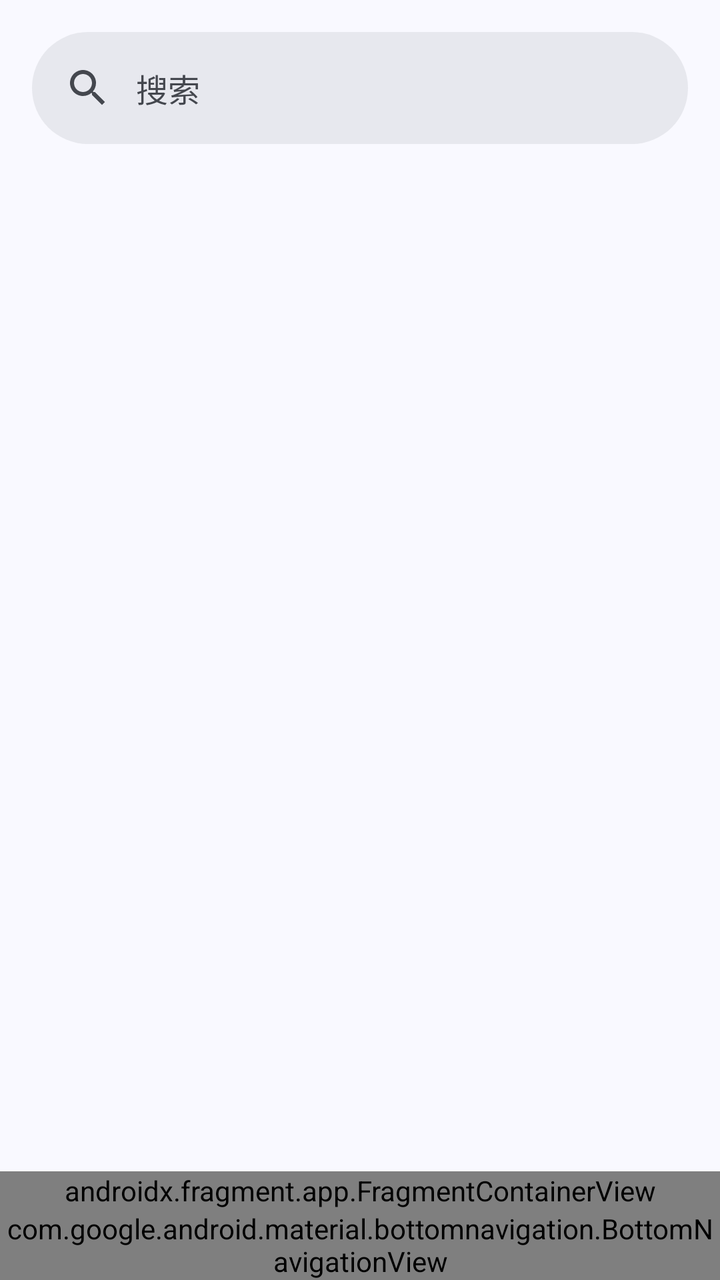
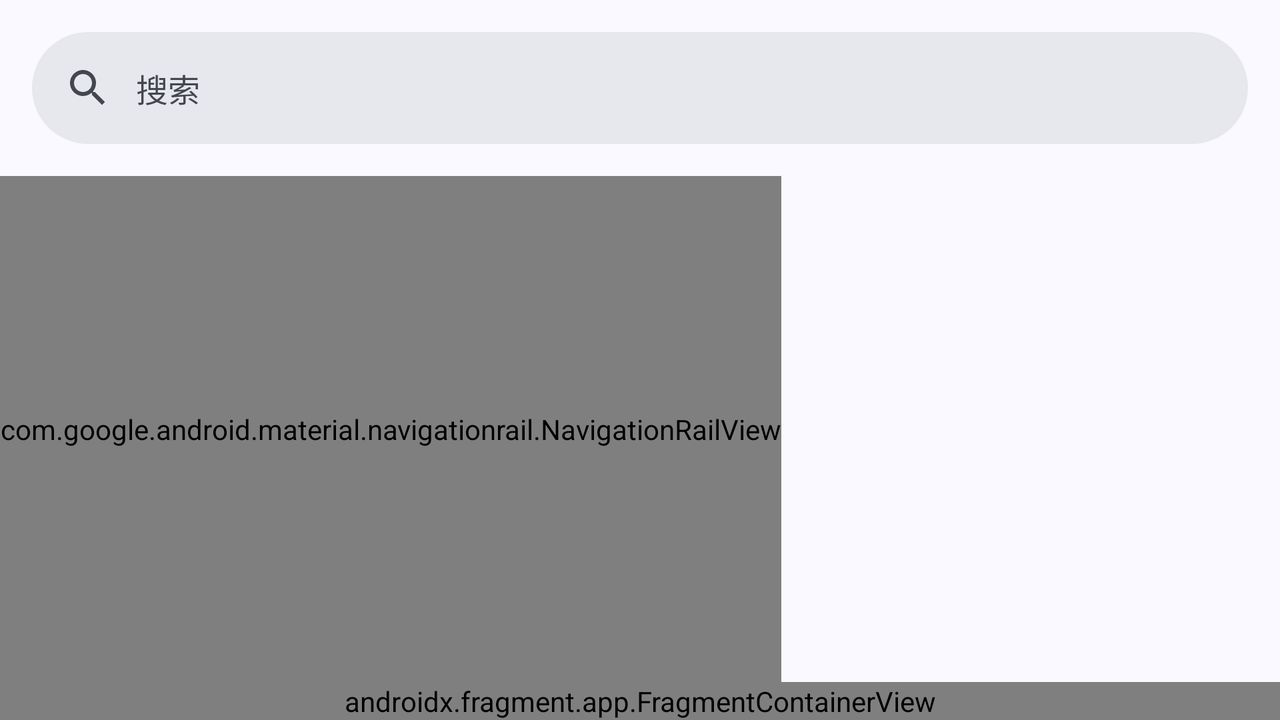

One screen, two layout resources from the same app: the default and the repository's alternative for another configuration. Each is rendered where Android would select it; the XML of both is given below.
<!-- AndroidManifest.xml: application theme Theme.muqing -->
<!-- res/layout/activity_home.xml -->
<?xml version="1.0" encoding="utf-8"?>
<androidx.drawerlayout.widget.DrawerLayout xmlns:android="http://schemas.android.com/apk/res/android"
    xmlns:app="http://schemas.android.com/apk/res-auto"
    xmlns:tools="http://schemas.android.com/tools"
    android:id="@+id/chct"
    android:layout_width="match_parent"
    android:layout_height="match_parent"
    tools:context=".home">

    <androidx.coordinatorlayout.widget.CoordinatorLayout
        android:layout_width="match_parent"
        android:layout_height="match_parent">


        <com.google.android.material.appbar.AppBarLayout
            android:layout_width="match_parent"
            android:layout_height="wrap_content"
            android:fitsSystemWindows="true">

            <com.google.android.material.search.SearchBar
                android:id="@+id/toolbar"
                android:layout_width="match_parent"
                android:layout_height="wrap_content"
                android:hint="@string/search"
                android:transitionName="edit"
                app:layout_scrollFlags="exitUntilCollapsed" />
        </com.google.android.material.appbar.AppBarLayout>

        <androidx.viewpager2.widget.ViewPager2
            android:id="@+id/viewPager"
            android:layout_width="match_parent"
            android:layout_height="match_parent"
            android:clipToPadding="false"
            app:layout_behavior="com.google.android.material.appbar.AppBarLayout$ScrollingViewBehavior" />

        <LinearLayout
            android:id="@+id/linearLayout4"
            android:layout_width="match_parent"
            android:layout_height="wrap_content"
            android:layout_gravity="bottom"
            android:orientation="vertical"
            app:layout_constraintBottom_toBottomOf="parent">

            <androidx.fragment.app.FragmentContainerView
                android:id="@+id/fragment_db"
                android:name="com.muqingbfq.fragment.bfq_db"
                android:layout_width="match_parent"
                android:layout_height="wrap_content"
                tools:layout="@layout/fragment_bfq_db" />

            <com.google.android.material.bottomnavigation.BottomNavigationView
                android:id="@+id/tablayout"
                android:layout_width="match_parent"
                android:layout_height="wrap_content"
                app:menu="@menu/bottom_gd" />
        </LinearLayout>
    </androidx.coordinatorlayout.widget.CoordinatorLayout>

    <com.google.android.material.navigation.NavigationView
        android:id="@+id/chb"
        android:layout_width="match_parent"
        android:layout_height="match_parent"
        android:layout_gravity="start"
        app:headerLayout="@layout/fragment_sz"
        app:menu="@menu/sz" />
</androidx.drawerlayout.widget.DrawerLayout>
<!-- res/layout/fragment_bfq_db.xml (included above) -->
<?xml version="1.0" encoding="utf-8"?>
<com.google.android.material.bottomnavigation.BottomNavigationView xmlns:android="http://schemas.android.com/apk/res/android"
    xmlns:tools="http://schemas.android.com/tools"
    android:layout_width="match_parent"
    android:layout_height="wrap_content"
    android:checkable="true"
    android:clickable="true"
    android:focusable="true"
    android:foreground="?android:selectableItemBackground"
    android:minHeight="45dp">

    <LinearLayout
        android:layout_width="match_parent"
        android:layout_height="wrap_content"
        android:layout_margin="9dp"
        android:gravity="center_vertical"
        android:orientation="horizontal">

        <LinearLayout
            android:id="@+id/linearLayout"
            android:layout_width="0dp"
            android:layout_height="wrap_content"
            android:layout_weight="1"
            android:gravity="center_vertical"
            android:orientation="horizontal">

            <TextView
                android:id="@+id/textview1"
                android:layout_width="wrap_content"
                android:layout_height="wrap_content"
                android:singleLine="true"
                android:text="@string/name"
                android:textSize="16sp" />

            <TextView
                android:id="@+id/textview2"
                android:layout_width="wrap_content"
                android:layout_height="wrap_content"
                android:layout_marginStart="3dp"
                android:singleLine="true"
                android:text="@string/name"
                android:textSize="13sp" />
        </LinearLayout>

        <ImageView
            android:id="@+id/kg"
            android:layout_width="30dp"
            android:layout_height="30dp"
            android:layout_marginEnd="6dp"
            android:src="@drawable/zt"
            tools:ignore="ContentDescription" />

        <ImageView
            android:id="@+id/txb"
            android:layout_width="30dp"
            android:layout_height="30dp"
            android:layout_marginEnd="6dp"
            android:src="@drawable/gd"
            tools:ignore="ContentDescription" />
    </LinearLayout>
</com.google.android.material.bottomnavigation.BottomNavigationView >
<!-- res/layout/fragment_sz.xml (included above) -->
<?xml version="1.0" encoding="utf-8"?>
<androidx.appcompat.widget.LinearLayoutCompat xmlns:android="http://schemas.android.com/apk/res/android"
    xmlns:app="http://schemas.android.com/apk/res-auto"
    xmlns:tools="http://schemas.android.com/tools"
    android:layout_width="match_parent"
    android:layout_height="match_parent"
    android:fitsSystemWindows="true"
    android:orientation="vertical"
    tools:context=".fragment.sz">
    <TextView
        android:layout_width="wrap_content"
        android:layout_height="wrap_content"
        android:textSize="36sp"
        android:text="云音乐"
        android:layout_margin="16dp" />

    <com.google.android.material.divider.MaterialDivider
        android:layout_width="match_parent"
        android:layout_height="wrap_content"
        app:dividerInsetStart="16dp"
        app:dividerInsetEnd="16dp"/>
</androidx.appcompat.widget.LinearLayoutCompat>
<!-- resources referenced by this layout -->
<resources>
  <!-- drawable zt (drawable) -->
  <vector xmlns:android="http://schemas.android.com/apk/res/android"
      android:width="46dp"
      android:height="46dp"
      android:tint="?attr/colorControlNormal"
      android:viewportWidth="1024"
      android:viewportHeight="1024">
      <path
          android:fillColor="#8E8E8E"
          android:pathData="M748.2,539.7L528,666.5 307.8,793.7c-14.9,8.8 -34.5,3.6 -43.3,-11.7 -2.9,-5 -4.1,-10.4 -4.1,-15.8h-0.5L259.9,257.6c0,-17.6 14.4,-31.6 32,-31.6 6.3,0 12.4,1.8 17.6,5.4L528,357.3 748.2,484.6c15.3,8.6 20.3,28.4 11.5,43.3 -2.9,5 -6.5,8.8 -11.5,11.7zM496.4,611.6l172.4,-99.9 -172.4,-99.5 -172.9,-99.5v398.7l172.9,-99.7z" />
  </vector>
  <string name="name">名称</string>
  <string name="search">搜索</string>
  <color name="text">#000000</color>
  <color name="md_theme_primary">#415F91</color>
  <color name="md_theme_onPrimary">#FFFFFF</color>
  <color name="md_theme_primaryContainer">#D6E3FF</color>
  <color name="md_theme_onPrimaryContainer">#001B3E</color>
  <color name="md_theme_secondary">#565F71</color>
  <color name="md_theme_onSecondary">#FFFFFF</color>
  <color name="md_theme_secondaryContainer">#DAE2F9</color>
  <color name="md_theme_onSecondaryContainer">#131C2B</color>
  <color name="md_theme_tertiary">#705575</color>
  <color name="md_theme_onTertiary">#FFFFFF</color>
  <color name="md_theme_tertiaryContainer">#FAD8FD</color>
  <color name="md_theme_onTertiaryContainer">#28132E</color>
  <color name="md_theme_error">#BA1A1A</color>
  <color name="md_theme_onError">#FFFFFF</color>
  <color name="md_theme_errorContainer">#FFDAD6</color>
  <color name="md_theme_onErrorContainer">#410002</color>
  <color name="md_theme_background">#F9F9FF</color>
  <color name="md_theme_onBackground">#191C20</color>
  <color name="md_theme_surface">#F9F9FF</color>
  <color name="md_theme_onSurface">#191C20</color>
  <color name="md_theme_surfaceVariant">#E0E2EC</color>
  <color name="md_theme_onSurfaceVariant">#44474E</color>
  <color name="md_theme_outline">#74777F</color>
  <color name="md_theme_outlineVariant">#C4C6D0</color>
  <color name="md_theme_inverseSurface">#2E3036</color>
  <color name="md_theme_inverseOnSurface">#F0F0F7</color>
  <color name="md_theme_inversePrimary">#AAC7FF</color>
  <color name="md_theme_primaryFixed">#D6E3FF</color>
  <color name="md_theme_onPrimaryFixed">#001B3E</color>
  <color name="md_theme_primaryFixedDim">#AAC7FF</color>
  <color name="md_theme_onPrimaryFixedVariant">#284777</color>
  <color name="md_theme_secondaryFixed">#DAE2F9</color>
  <color name="md_theme_onSecondaryFixed">#131C2B</color>
  <color name="md_theme_secondaryFixedDim">#BEC6DC</color>
  <color name="md_theme_onSecondaryFixedVariant">#3E4759</color>
  <color name="md_theme_tertiaryFixed">#FAD8FD</color>
  <color name="md_theme_onTertiaryFixed">#28132E</color>
  <color name="md_theme_tertiaryFixedDim">#DDBCE0</color>
  <color name="md_theme_onTertiaryFixedVariant">#573E5C</color>
  <color name="md_theme_surfaceDim">#D9D9E0</color>
  <color name="md_theme_surfaceBright">#F9F9FF</color>
  <color name="md_theme_surfaceContainerLowest">#FFFFFF</color>
  <color name="md_theme_surfaceContainerLow">#F3F3FA</color>
  <color name="md_theme_surfaceContainer">#EDEDF4</color>
  <color name="md_theme_surfaceContainerHigh">#E7E8EE</color>
  <color name="md_theme_surfaceContainerHighest">#E2E2E9</color>
</resources>
<!-- res/layout-land/activity_home.xml (the repository's variant of the layout above) -->
<!-- drawn on the phone turned sideways -->
<?xml version="1.0" encoding="utf-8"?>
<androidx.drawerlayout.widget.DrawerLayout xmlns:android="http://schemas.android.com/apk/res/android"
    xmlns:app="http://schemas.android.com/apk/res-auto"
    xmlns:tools="http://schemas.android.com/tools"
    android:id="@+id/chct"
    android:layout_width="match_parent"
    android:layout_height="match_parent"
    tools:context=".home">
    <androidx.coordinatorlayout.widget.CoordinatorLayout
        android:layout_width="match_parent"
        android:layout_height="match_parent">


        <com.google.android.material.appbar.AppBarLayout
            android:layout_width="match_parent"
            android:layout_height="wrap_content"
            android:fitsSystemWindows="true">

            <com.google.android.material.search.SearchBar
                android:id="@+id/toolbar"
                android:layout_width="match_parent"
                android:layout_height="wrap_content"
                android:hint="@string/search"
                android:transitionName="edit"
                app:layout_scrollFlags="exitUntilCollapsed" />
        </com.google.android.material.appbar.AppBarLayout>
        <LinearLayout
            android:layout_width="match_parent"
            android:layout_height="match_parent"
            android:orientation="vertical"
            app:layout_behavior="com.google.android.material.appbar.AppBarLayout$ScrollingViewBehavior">

            <LinearLayout
                android:layout_width="match_parent"
                android:layout_height="0dp"
                android:layout_weight="1"
                android:orientation="horizontal">

                <com.google.android.material.navigationrail.NavigationRailView
                    android:id="@+id/tablayout"
                    android:layout_width="wrap_content"
                    android:layout_height="match_parent"
                    app:menu="@menu/bottom_gd"
                    app:paddingTopSystemWindowInsets="false" />

                <androidx.viewpager2.widget.ViewPager2
                    android:id="@+id/viewPager"
                    android:layout_width="match_parent"
                    android:layout_height="match_parent"
                    tools:ignore="NestedWeights" />
            </LinearLayout>


            <androidx.fragment.app.FragmentContainerView
                android:id="@+id/fragment_db"
                android:name="com.muqingbfq.fragment.bfq_db"
                android:layout_width="match_parent"
                android:layout_height="wrap_content"
                tools:layout="@layout/fragment_bfq_db" />
        </LinearLayout>
    </androidx.coordinatorlayout.widget.CoordinatorLayout>

    <com.google.android.material.navigation.NavigationView
        android:id="@+id/chb"
        android:layout_width="wrap_content"
        android:layout_height="match_parent"
        android:layout_gravity="start"
        app:headerLayout="@layout/fragment_sz"
        app:menu="@menu/sz" />
</androidx.drawerlayout.widget.DrawerLayout>
